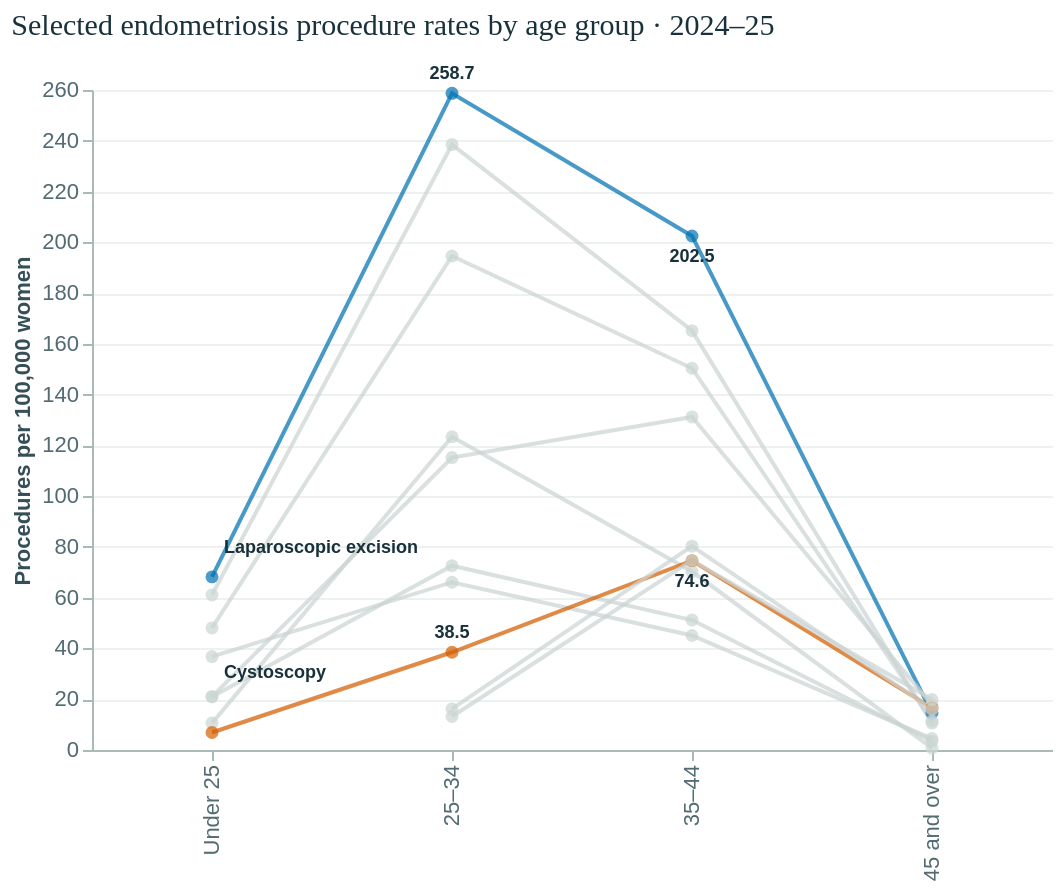

Vega-Lite specification for this chart:
### Vega-Lite specification from a JSON file in a GitHub repository (floating-point values rounded to 4 significant figures)
{"$schema": "https://vega.github.io/schema/vega-lite/v5.json", "config": {"background": "transparent", "font": "Arial, sans-serif", "title": {"font": "Georgia, serif", "fontSize": 15, "fontWeight": 500, "color": "#18313b", "anchor": "start", "offset": 12}, "axis": {"labelColor": "#536b73", "titleColor": "#344f58", "gridColor": "#edf1ef", "domainColor": "#aabbb6", "tickColor": "#aabbb6", "labelFontSize": 11, "titleFontSize": 11, "labelLimit": 150}, "legend": {"labelColor": "#536b73", "titleColor": "#344f58", "labelFontSize": 10, "titleFontSize": 11}, "view": {"stroke": null}}, "description": "Women’s health hospital data supplied for FIT3179 Data Visualisation 2.", "title": "Selected endometriosis procedure rates by age group · 2024–25", "data": {"values": [{"procedure": "Laparoscopic excision of lesion of pelvic cavity", "ageGroup": "Under 25", "ageOrder": 0, "rate": 68.2, "total": 12770.0}, {"procedure": "Laparoscopic excision of lesion of pelvic cavity", "ageGroup": "25–34", "ageOrder": 1, "rate": 258.7, "total": 12770.0}, {"procedure": "Laparoscopic excision of lesion of pelvic cavity", "ageGroup": "35–44", "ageOrder": 2, "rate": 202.5, "total": 12770.0}, {"procedure": "Laparoscopic excision of lesion of pelvic cavity", "ageGroup": "45 and over", "ageOrder": 3, "rate": 14.6, "total": 12770.0}, {"procedure": "Diagnostic hysteroscopy", "ageGroup": "Under 25", "ageOrder": 0, "rate": 61.1, "total": 11110.0}, {"procedure": "Diagnostic hysteroscopy", "ageGroup": "25–34", "ageOrder": 1, "rate": 238.5, "total": 11110.0}, {"procedure": "Diagnostic hysteroscopy", "ageGroup": "35–44", "ageOrder": 2, "rate": 165.2, "total": 11110.0}, {"procedure": "Diagnostic hysteroscopy", "ageGroup": "45 and over", "ageOrder": 3, "rate": 10.6, "total": 11110.0}, {"procedure": "Dilation and curettage of uterus [D&C]", "ageGroup": "Under 25", "ageOrder": 0, "rate": 48.1, "total": 9460.0}, {"procedure": "Dilation and curettage of uterus [D&C]", "ageGroup": "25–34", "ageOrder": 1, "rate": 194.6, "total": 9460.0}, {"procedure": "Dilation and curettage of uterus [D&C]", "ageGroup": "35–44", "ageOrder": 2, "rate": 150.4, "total": 9460.0}, {"procedure": "Dilation and curettage of uterus [D&C]", "ageGroup": "45 and over", "ageOrder": 3, "rate": 11.4, "total": 9460.0}, {"procedure": "Laparoscopic division of abdominal adhesions", "ageGroup": "Under 25", "ageOrder": 0, "rate": 21.0, "total": 6767.0}, {"procedure": "Laparoscopic division of abdominal adhesions", "ageGroup": "25–34", "ageOrder": 1, "rate": 115.2, "total": 6767.0}, {"procedure": "Laparoscopic division of abdominal adhesions", "ageGroup": "35–44", "ageOrder": 2, "rate": 131.2, "total": 6767.0}, {"procedure": "Laparoscopic division of abdominal adhesions", "ageGroup": "45 and over", "ageOrder": 3, "rate": 17.8, "total": 6767.0}, {"procedure": "Test for tubal patency", "ageGroup": "Under 25", "ageOrder": 0, "rate": 10.6, "total": 4333.0}, {"procedure": "Test for tubal patency", "ageGroup": "25–34", "ageOrder": 1, "rate": 123.4, "total": 4333.0}, {"procedure": "Test for tubal patency", "ageGroup": "35–44", "ageOrder": 2, "rate": 70.3, "total": 4333.0}, {"procedure": "Test for tubal patency", "ageGroup": "45 and over", "ageOrder": 3, "rate": 0.7, "total": 4333.0}, {"procedure": "Insertion of intrauterine device [IUD]", "ageGroup": "Under 25", "ageOrder": 0, "rate": 36.8, "total": 3958.0}, {"procedure": "Insertion of intrauterine device [IUD]", "ageGroup": "25–34", "ageOrder": 1, "rate": 66.1, "total": 3958.0}, {"procedure": "Insertion of intrauterine device [IUD]", "ageGroup": "35–44", "ageOrder": 2, "rate": 45.1, "total": 3958.0}, {"procedure": "Insertion of intrauterine device [IUD]", "ageGroup": "45 and over", "ageOrder": 3, "rate": 4.5, "total": 3958.0}, {"procedure": "Laparoscopic diathermy of lesion of pelvic cavity", "ageGroup": "Under 25", "ageOrder": 0, "rate": 21.0, "total": 3515.0}, {"procedure": "Laparoscopic diathermy of lesion of pelvic cavity", "ageGroup": "25–34", "ageOrder": 1, "rate": 72.6, "total": 3515.0}, {"procedure": "Laparoscopic diathermy of lesion of pelvic cavity", "ageGroup": "35–44", "ageOrder": 2, "rate": 51.2, "total": 3515.0}, {"procedure": "Laparoscopic diathermy of lesion of pelvic cavity", "ageGroup": "45 and over", "ageOrder": 3, "rate": 3.5, "total": 3515.0}, {"procedure": "Cystoscopy", "ageGroup": "Under 25", "ageOrder": 0, "rate": 6.9, "total": 3475.0}, {"procedure": "Cystoscopy", "ageGroup": "25–34", "ageOrder": 1, "rate": 38.5, "total": 3475.0}, {"procedure": "Cystoscopy", "ageGroup": "35–44", "ageOrder": 2, "rate": 74.6, "total": 3475.0}, {"procedure": "Cystoscopy", "ageGroup": "45 and over", "ageOrder": 3, "rate": 16.6, "total": 3475.0}, {"procedure": "Laparoscopic total abdominal hysterectomy", "ageGroup": "25–34", "ageOrder": 1, "rate": 13.2, "total": 2893.0}, {"procedure": "Laparoscopic total abdominal hysterectomy", "ageGroup": "35–44", "ageOrder": 2, "rate": 74.7, "total": 2893.0}, {"procedure": "Laparoscopic total abdominal hysterectomy", "ageGroup": "45 and over", "ageOrder": 3, "rate": 19.9, "total": 2893.0}, {"procedure": "Laparoscopic salpingectomy, bilateral", "ageGroup": "25–34", "ageOrder": 1, "rate": 16.2, "total": 2841.0}, {"procedure": "Laparoscopic salpingectomy, bilateral", "ageGroup": "35–44", "ageOrder": 2, "rate": 80.3, "total": 2841.0}, {"procedure": "Laparoscopic salpingectomy, bilateral", "ageGroup": "45 and over", "ageOrder": 3, "rate": 16.1, "total": 2841.0}]}, "width": 480, "height": 330, "layer": [{"mark": {"type": "line", "strokeWidth": 2, "opacity": 0.72}, "encoding": {"x": {"field": "ageGroup", "type": "ordinal", "sort": ["Under 25", "25–34", "35–44", "45 and over"], "title": null}, "y": {"field": "rate", "type": "quantitative", "title": "Procedures per 100,000 women", "scale": {"zero": false}}, "color": {"condition": [{"test": "datum.procedure === 'Laparoscopic excision of lesion of pelvic cavity'", "value": "#0072b2"}, {"test": "datum.procedure === 'Cystoscopy'", "value": "#d55e00"}], "value": "#cbd5d3", "legend": null}, "detail": {"field": "procedure"}, "order": {"field": "ageOrder", "sort": "ascending"}, "tooltip": [{"field": "procedure", "type": "nominal", "title": "Procedure"}, {"field": "ageGroup", "type": "ordinal", "title": "Age group"}, {"field": "rate", "type": "quantitative", "title": "Rate per 100,000", "format": ".1f"}, {"field": "total", "type": "quantitative", "title": "Total hospitalisations", "format": ","}]}}, {"mark": {"type": "point", "filled": true, "size": 42}, "encoding": {"x": {"field": "ageGroup", "type": "ordinal", "sort": ["Under 25", "25–34", "35–44", "45 and over"]}, "y": {"field": "rate", "type": "quantitative", "scale": {"zero": false}}, "color": {"condition": [{"test": "datum.procedure === 'Laparoscopic excision of lesion of pelvic cavity'", "value": "#0072b2"}, {"test": "datum.procedure === 'Cystoscopy'", "value": "#d55e00"}], "value": "#cbd5d3", "legend": null}, "detail": {"field": "procedure"}, "tooltip": [{"field": "procedure", "type": "nominal", "title": "Procedure"}, {"field": "ageGroup", "type": "ordinal", "title": "Age group"}, {"field": "rate", "type": "quantitative", "title": "Rate per 100,000", "format": ".1f"}, {"field": "total", "type": "quantitative", "title": "Total hospitalisations", "format": ","}]}}, {"transform": [{"filter": "datum.procedure === 'Laparoscopic excision of lesion of pelvic cavity' && datum.ageGroup === 'Under 25'"}], "mark": {"type": "text", "dx": 6, "dy": -15, "fontSize": 9, "fontWeight": 600, "color": "#18313b", "align": "left"}, "encoding": {"x": {"field": "ageGroup", "type": "ordinal", "sort": ["Under 25", "25–34", "35–44", "45 and over"]}, "y": {"field": "rate", "type": "quantitative", "scale": {"zero": false}}, "text": {"value": "Laparoscopic excision"}}}, {"transform": [{"filter": "datum.procedure === 'Cystoscopy' && datum.ageGroup === 'Under 25'"}], "mark": {"type": "text", "dx": 6, "dy": -30, "fontSize": 9, "fontWeight": 600, "color": "#18313b", "align": "left"}, "encoding": {"x": {"field": "ageGroup", "type": "ordinal", "sort": ["Under 25", "25–34", "35–44", "45 and over"]}, "y": {"field": "rate", "type": "quantitative", "scale": {"zero": false}}, "text": {"value": "Cystoscopy"}}}, {"transform": [{"filter": "datum.procedure === 'Laparoscopic excision of lesion of pelvic cavity' && datum.ageGroup === '25–34'"}, {"calculate": "format(datum.rate, '.1f')", "as": "valueLabel"}], "mark": {"type": "text", "fontSize": 9, "fontWeight": 600, "color": "#18313b", "dy": -10}, "encoding": {"x": {"field": "ageGroup", "type": "ordinal", "sort": ["Under 25", "25–34", "35–44", "45 and over"]}, "y": {"field": "rate", "type": "quantitative", "scale": {"zero": false}}, "text": {"field": "valueLabel", "type": "nominal"}}}, {"transform": [{"filter": "datum.procedure === 'Laparoscopic excision of lesion of pelvic cavity' && datum.ageGroup === '35–44'"}, {"calculate": "format(datum.rate, '.1f')", "as": "valueLabel"}], "mark": {"type": "text", "fontSize": 9, "fontWeight": 600, "color": "#18313b", "dy": 10}, "encoding": {"x": {"field": "ageGroup", "type": "ordinal", "sort": ["Under 25", "25–34", "35–44", "45 and over"]}, "y": {"field": "rate", "type": "quantitative", "scale": {"zero": false}}, "text": {"field": "valueLabel", "type": "nominal"}}}, {"transform": [{"filter": "datum.procedure === 'Cystoscopy' && datum.ageGroup === '25–34'"}, {"calculate": "format(datum.rate, '.1f')", "as": "valueLabel"}], "mark": {"type": "text", "fontSize": 9, "fontWeight": 600, "color": "#18313b", "dy": -10}, "encoding": {"x": {"field": "ageGroup", "type": "ordinal", "sort": ["Under 25", "25–34", "35–44", "45 and over"]}, "y": {"field": "rate", "type": "quantitative", "scale": {"zero": false}}, "text": {"field": "valueLabel", "type": "nominal"}}}, {"transform": [{"filter": "datum.procedure === 'Cystoscopy' && datum.ageGroup === '35–44'"}, {"calculate": "format(datum.rate, '.1f')", "as": "valueLabel"}], "mark": {"type": "text", "fontSize": 9, "fontWeight": 600, "color": "#18313b", "dy": 10}, "encoding": {"x": {"field": "ageGroup", "type": "ordinal", "sort": ["Under 25", "25–34", "35–44", "45 and over"]}, "y": {"field": "rate", "type": "quantitative", "scale": {"zero": false}}, "text": {"field": "valueLabel", "type": "nominal"}}}]}
